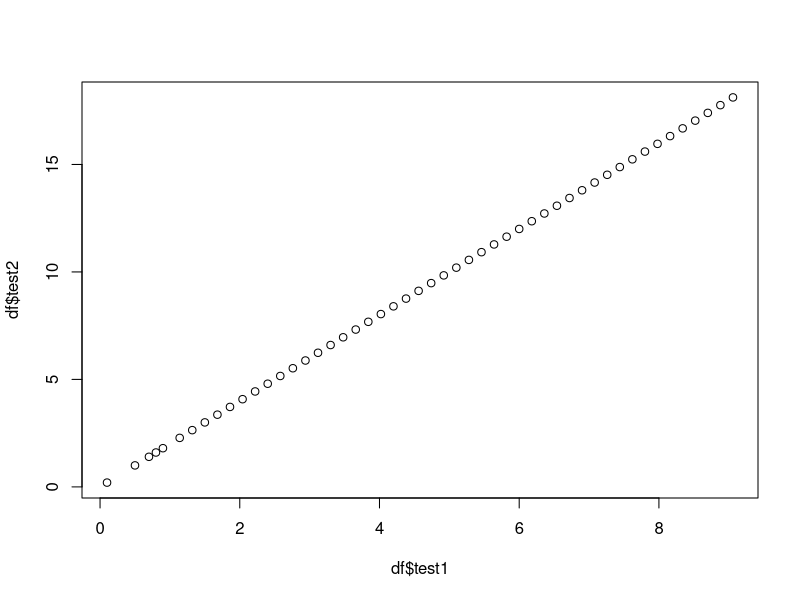

The R script that drew this image:
## ---- chunk 1
df <- read.csv("demo_data.csv")

## ---- chunk 2
library(tidyverse)
library(flextable)
df %>%
  flextable() %>%
  theme_zebra()
  
## ---- chunk 3
plot(df$test1, df$test2)
## ---- chunk 4
1+2
